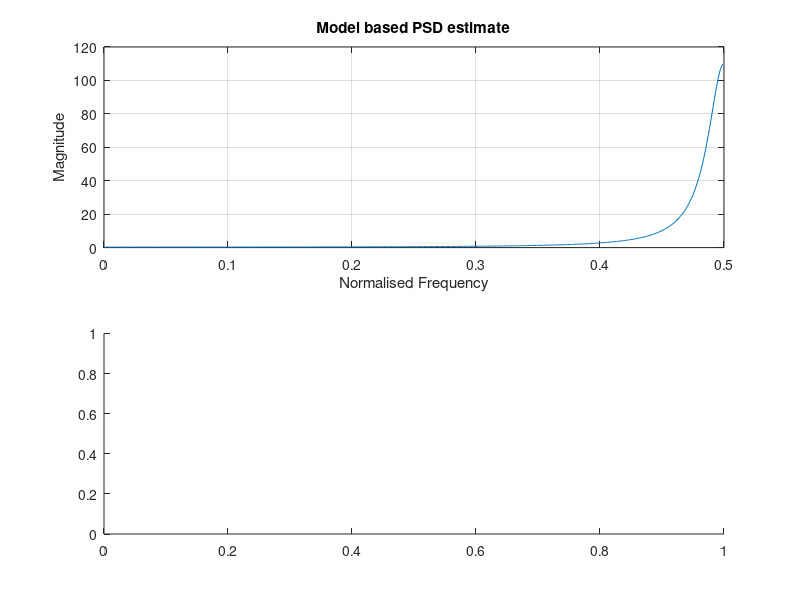

Reproduce this figure in MATLAB. (Note: this script raises an error after producing the figure.)
clear all;
close all;
a=[1 0.9];
b=[1];
x=randn(1064,1);
f=filter(b,a,x);
y=f(41:end);

R=xcorr(y,'unbiased');
plot(R)
RY0=R(1024);
RY1=R(1025);
a1=-RY1/RY0;
v=RY0+a1*RY1;

%model based
subplot(2,1,1);
[h,w]=freqz(sqrt(v),[1,a1]);
plot(w/(2*pi),abs(h).^2);
grid on;
hold on;
title('Model based PSD estimate');
xlabel('Normalised Frequency');
ylabel('Magnitude');

%pgm
subplot(2,1,2);
s=(0:0.5/512:0.5-0.5/512)
y_f=pgm(y);
y_f1=y_f(1:end/2);
plot(s,y_f1);
grid on;
title('Periodogram estimation');
xlabel('Normalised Frequency');
ylabel('Magnitude');